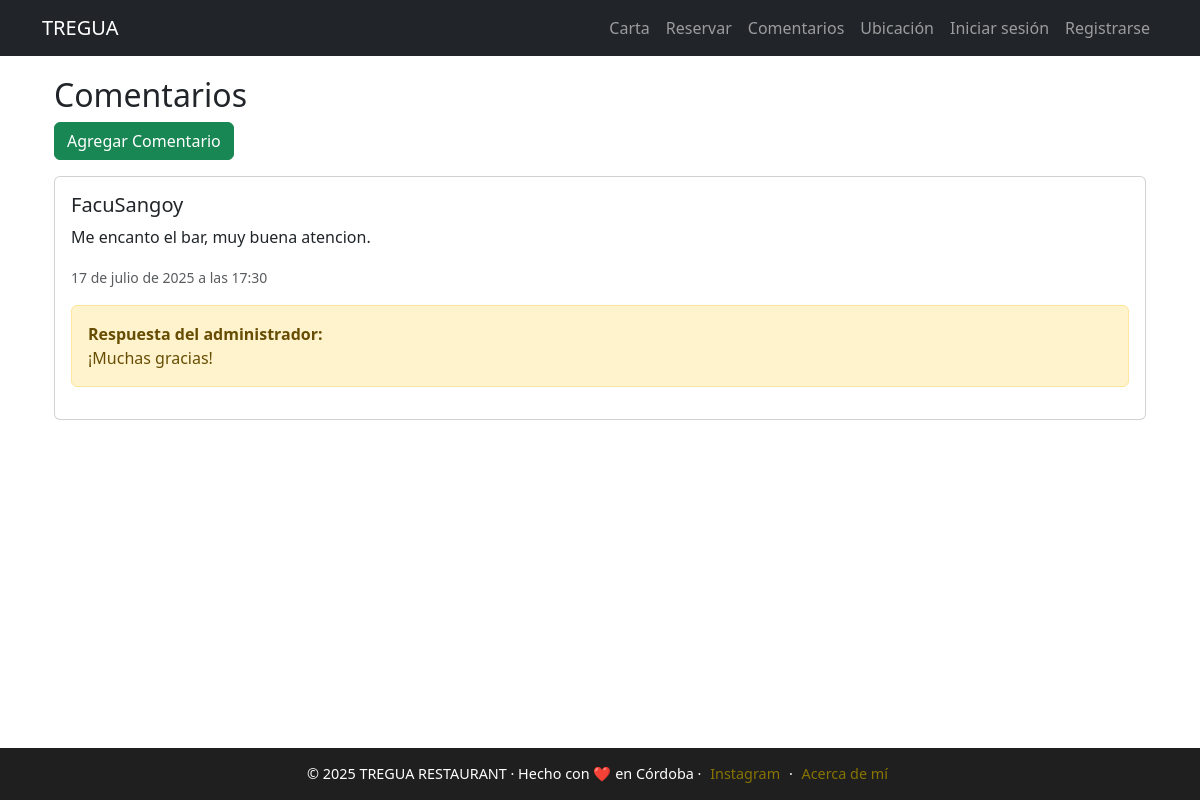
Page /bar/comentarios/ on the committed database.
### bar/models.py (models this page shows, shortened)
class Comentario(models.Model):
    usuario = models.ForeignKey(User, on_delete=models.CASCADE)
    contenido = models.TextField()
    creado = models.DateTimeField(auto_now_add=True)
    respuesta_admin = models.TextField(blank=True, null=True)

### bar/views.py (the view)
# urls.py: path('comentarios/', ComentarioListView.as_view(), name='comentarios'),
class ComentarioListView(ListView):
    model = Comentario
    template_name = 'bar/comentario_list.html'
    context_object_name = 'comentarios'
    ordering = ['-creado']

### bar/templates/bar/comentario_list.html (shortened to what this page needs)
{% extends 'bar/base.html' %}
{% load static %}
{% block content %}
<div class="container mt-4">
    <h2>Comentarios</h2>
    <a href="{% url 'crear_comentario' %}" class="btn btn-success mb-3">Agregar Comentario</a>
    {% for comentario in comentarios %}
        <div class="card mb-3">
            <div class="card-body">
                <h5 class="card-title">{{ comentario.usuario.username }}</h5>
                <p class="card-text">{{ comentario.contenido }}</p>
                <p class="card-text"><small class="text-muted">{{ comentario.creado }}</small></p>
                {% if comentario.respuesta_admin %}
                    <div class="alert alert-warning mt-2">
                        <strong>Respuesta del administrador:</strong><br>
                        {{ comentario.respuesta_admin }}
                    </div>
                {% endif %}
            </div>
        </div>
    {% empty %}
        <p>No hay comentarios aún.</p>
    {% endfor %}
</div>
{% endblock %}

### rows in the picture
Comentario: usuario.username "FacuSangoy", contenido "Me encanto el bar, muy buena atencion.", creado "17 de julio de 2025 a las 17:30", respuesta_admin "¡Muchas gracias!"
